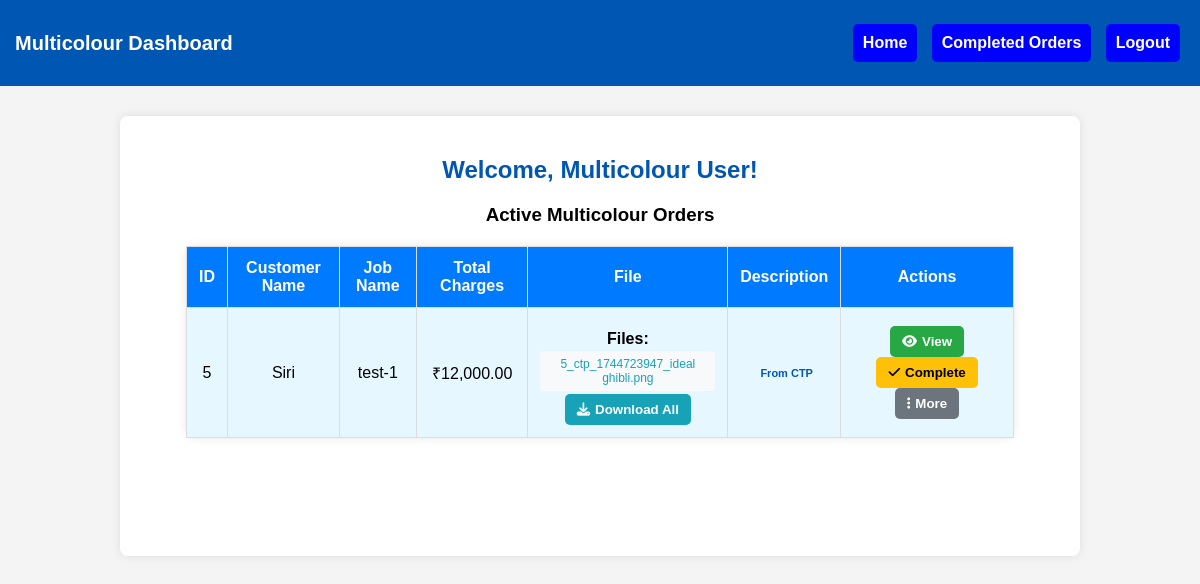
Screenshot of /dashboards/multicolour_dashboard.php with the database file from the repository.
### tables this page shows
CREATE TABLE `job_sheets` (
  `id` int NOT NULL,
  `customer_name` varchar(255) NOT NULL,
  `phone_number` varchar(15) NOT NULL,
  `job_name` varchar(255) NOT NULL,
  `paper_subcategory` int DEFAULT NULL,
  `type` varchar(255) DEFAULT NULL,
  `quantity` int DEFAULT NULL,
  `striking` varchar(50) DEFAULT NULL,
  `machine` varchar(50) DEFAULT NULL,
  `ryobi_type` varchar(50) DEFAULT NULL,
  `web_type` varchar(50) DEFAULT NULL,
  `web_size` int DEFAULT NULL,
  `ctp_plate` varchar(50) DEFAULT NULL,
  `ctp_quantity` int DEFAULT NULL,
  `plating_charges` decimal(10,2) DEFAULT NULL,
  `paper_charges` decimal(10,2) DEFAULT NULL,
  `printing_charges` decimal(10,2) DEFAULT NULL,
  `lamination_charges` decimal(10,2) DEFAULT NULL,
  `pinning_charges` decimal(10,2) DEFAULT NULL,
  `binding_charges` decimal(10,2) DEFAULT NULL,
  `finishing_charges` decimal(10,2) DEFAULT NULL,
  `other_charges` decimal(10,2) DEFAULT NULL,
  `discount` decimal(10,2) DEFAULT NULL,
  `total_charges` decimal(10,2) DEFAULT NULL,
  `status` enum('Draft','Approved','Finalized') NOT NULL DEFAULT 'Draft',
  `ctp` tinyint(1) DEFAULT '0',
  `multicolour` tinyint(1) DEFAULT '0',
  `description` text,
  `file_path` varchar(500) DEFAULT NULL,
  `completed` tinyint(1) DEFAULT '0',
  `payment_status` enum('incomplete','partially_paid','completed','partially_paid_credit') NOT NULL DEFAULT 'incomplete',
  `cash_amount` decimal(10,2) DEFAULT '0.00',
  `credit_amount` decimal(10,2) DEFAULT '0.00',
  `partial_amount` decimal(10,2) DEFAULT '0.00',
  `completed_ctp` tinyint(1) DEFAULT '0',
  `completed_multicolour` tinyint(1) DEFAULT '0',
  `completed_delivery` tinyint(1) DEFAULT '0',
  `digital` tinyint(1) DEFAULT '0',
  `completed_digital` tinyint(1) DEFAULT '0',
  `created_at` timestamp NULL DEFAULT CURRENT_TIMESTAMP
);

### dashboards/multicolour_dashboard.php (the view, shortened to what this page needs)
<?php
include '../database/db_connect.php';
$sql = "SELECT * FROM job_sheets WHERE multicolour = 1 AND completed_multicolour = 0 AND (completed_ctp = 1 OR ctp = 0) ORDER BY id DESC";
$result = $conn->query($sql);
?>
<!DOCTYPE html>
<html lang="en">
<head>
    <link rel="stylesheet" href="../css/style.css">
    <link rel="stylesheet" href="https://cdnjs.cloudflare.com/ajax/libs/font-awesome/6.4.0/css/all.min.css">
</head>
<body>
    <div class="navbar">
        <h2 class="brand">Multicolour Dashboard</h2>
        <div class="nav-buttons">
            <button onclick="location.href='multicolour_dashboard.php'">Home</button>
            <button onclick="location.href='multicolour_completed_orders.php'">Completed Orders</button>
            <button onclick="location.href='../auth/logout.php'">Logout</button>
        </div>
    </div>
    <div class="main-container">
        <div class="user-container">
            <h2>Welcome, Multicolour User!</h2>
            <h3>Active Multicolour Orders</h3>
            <?php if ($result && $result->num_rows > 0): ?>
                <table>
                    <thead>
                        <tr>
                            <th>ID</th>
                            <th>Customer Name</th>
                            <th>Job Name</th>
                            <th>Total Charges</th>
                            <th>File</th>
                            <th>Description</th>
                            <th>Actions</th>
                        </tr>
                    </thead>
                    <tbody>
                        <?php while ($row = $result->fetch_assoc()):
                            $row_class = '';
                            $origin_badge = '';
                            if ($row['ctp'] == 1 && $row['completed_ctp'] == 1) {
                                $row_class = 'origin-ctp';
                                $origin_badge = '<span class="origin-badge ctp">From CTP</span>';
                            }
                        ?>
                            <tr class="<?= $row_class ?>">
                                <td><?= htmlspecialchars($row['id']) ?></td>
                                <td><?= htmlspecialchars($row['customer_name']) ?></td>
                                <td><?= htmlspecialchars($row['job_name']) ?></td>
                                <td>₹<?= number_format($row['total_charges'], 2) ?></td>
                                <td>
                                    <?php
                                    $files = [];
                                    if ($row['ctp'] == 1 && $row['multicolour'] == 1 && $row['new_file_path']) {
                                        foreach (explode(',', $row['new_file_path']) as $file) {
                                            $parts = explode('|', $file);
                                            $path = $parts[0];
                                            $timestamp = isset($parts[1]) ? $parts[1] : '';
                                            $files[] = [
                                                'path' => $path,
                                                'timestamp' => $timestamp,
                                                'type' => 'ctp'
                                            ];
                                        }
                                    } elseif ($row['file_path']) {
                                        foreach (explode(',', $row['file_path']) as $file) {
                                            $parts = explode('|', $file);
                                            $path = $parts[0];
                                            $timestamp = isset($parts[1]) ? $parts[1] : '';
                                            $files[] = [
                                                'path' => $path,
                                                'timestamp' => $timestamp,
                                                'type' => 'original'
                                            ];
                                        }
                                    }
                                    if (!empty($files)):
                                    ?>
                                        <div class="file-label">Files:</div>
                                        <?php foreach ($files as $file): ?>
                                            <div class="file-info <?= $file['type'] ?>">
                                                <a href="multicolour_dashboard.php?download_file=<?= urlencode($file['path'] . '|' . $file['timestamp']) ?>&job_id=<?= $row['id'] ?>" class="download-link">
                                                    <?= basename($file['path']) ?>
                                                </a>
                                            </div>
                                        <?php endforeach; ?>
                                        <button class="download-btn" onclick="location.href='multicolour_dashboard.php?download_id=<?= $row['id'] ?>'">
                                            <i class="fas fa-download"></i> Download All
                                        </button>
                                    <?php else: ?>
                                        No files
                                    <?php endif; ?>
                                </td>
                                <td>
                                    <?= $origin_badge ?>
                                </td>
                                <td>
                                    <button class="view-btn" onclick="location.href='multicolour_view_order.php?id=<?= $row['id'] ?>'">
                                        <i class="fas fa-eye"></i> View
                                    </button>
                                    <button class="complete-btn" onclick="if(confirm('Mark this order as completed?')) location.href='multicolour_dashboard.php?complete_id=<?= $row['id'] ?>'"
                                        <?php echo ($row['file_path'] || $row['ctp_file_path'] || $row['new_file_path']) ? '' : 'disabled'; ?>>
                                        <i class="fas fa-check"></i> Complete
                                    </button>
                                    <div class="dropdown">
                                        <button class="dropdown-btn"><i class="fas fa-ellipsis-v"></i> More</button>
                                    </div>
                                </td>
                            </tr>
                        <?php endwhile; ?>
                    </tbody>
                </table>
            <?php else: ?>
                <p>No active Multicolour orders found.</p>
            <?php endif; ?>
        </div>
    </div>
</body>
</html>

### css/style.css (style rules this page uses)
body { font-family: Arial, sans-serif; margin: 0; padding: 0; background-color: #f4f4f4; text-align: center; }
.navbar { background-color: #0056b3; padding: 15px; display: flex; justify-content: space-between; align-items: center; color: white; }
.navbar .brand { font-size: 20px; font-weight: bold; }
.nav-buttons button { background-color: blue; color: white; padding: 10px; margin: 5px; border: none; cursor: pointer; font-size: 16px; border-radius: 5px; }
.main-container { display: flex; flex-direction:row; justify-content: space-between; align-items:stretch; max-width: 80%; margin: 30px auto; gap: 20px; }
.main-container h2 { text-align: center; color: #0056b3; margin-bottom: 20px; }
.user-container { width:100%; border-radius: 8px; padding:20px; box-shadow: 0 0 10px rgba(0, 0, 0, 0.1); background: white; height: 400px; overflow-y: auto; }

### dashboards/multicolour_dashboard.php (style rules this page uses)
table { width: 90%; margin: 20px auto; border-collapse: collapse; background-color: white; border-radius: 10px; box-shadow: 0px 0px 10px rgba(0, 0, 0, 0.1); }
th, td { border: 1px solid #ddd; padding: 12px; text-align: center; }
th { background-color: #007bff; color: white; font-size: 16px; }
button { padding: 8px 12px; border: none; border-radius: 5px; cursor: pointer; font-weight: bold; margin: 0 3px; display: inline-flex; align-items: center; transition: transform 0.1s ease, box-shadow 0.3s ease; }
.view-btn { background-color: #28a745; color: white; }
.complete-btn { background-color: #ffc107; color: black; }
.download-btn { background-color: #17a2b8; color: white; }
.download-link { color: #17a2b8; text-decoration: none; margin: 0 5px; display: inline-block; }
.origin-ctp { background-color: #e6f7ff; }
.dropdown { position: relative; display: inline-block; }
.dropdown-btn { padding: 8px 12px; border: none; border-radius: 5px; background-color: #6c757d; color: white; font-weight: bold; cursor: pointer; transition: background-color 0.3s ease, transform 0.1s ease, box-shadow 0.3s ease; display: inline-flex; align-items: center; }
.dropdown-btn i { margin-right: 5px; }
button i { margin-right: 5px; }
.file-label { display: block; margin-top: 10px; font-weight: bold; }
.file-info { background-color: #f8f9fa; border-radius: 4px; padding: 6px 8px; margin: 3px 0; font-size: 12px; color: #666; }
.origin-badge { display: inline-block; padding: 3px 6px; border-radius: 3px; font-size: 11px; font-weight: bold; margin-left: 5px; }
.origin-badge.ctp { background-color: #e6f7ff; color: #0056b3; }

### rows the page displays
job_sheets: id "5", customer_name "Siri", job_name "test-1", total_charges "12,000.00", path "5_ctp_1744723947_ideal ghibli.png", ctp "From CTP"
